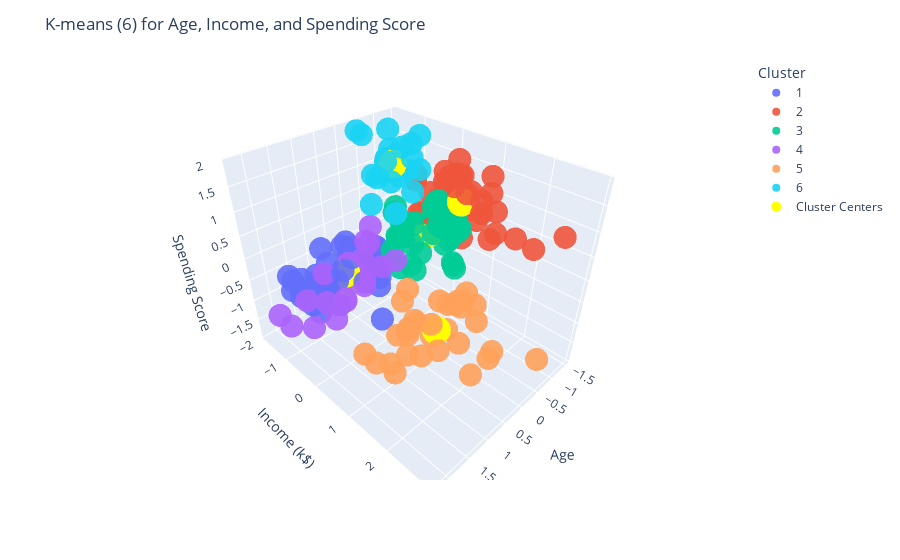

Notebook code for this chart:
### Code cell
import plotly.express as px
import plotly.graph_objects as go

KMeans_6_df= KMeans_6_df.sort_values(by='Cluster')
# Converting the cluster labels to strings so that we can see the legend for each clusters
KMeans_6_df['Cluster'] = KMeans_6_df['Cluster'].astype(str)

fig = px.scatter_3d(KMeans_6_df, x='Age', y='Income (k$)', z='Spending Score', color='Cluster',
                    opacity=0.9)

# Adding cluster centers of each cluster
cluster_centers = KMeans_6.cluster_centers_
fig.add_trace(go.Scatter3d(
    x=cluster_centers[:, 0],
    y=cluster_centers[:, 1],
    z=cluster_centers[:, 2],
    mode='markers',
    marker=dict(size=10,color='yellow'),
    name='Cluster Centers'
))
# We dont want the color bar 
fig.update_layout(
        coloraxis_showscale=False,
        title=f"K-means (6) for Age, Income, and Spending Score",
    )

fig.show()
